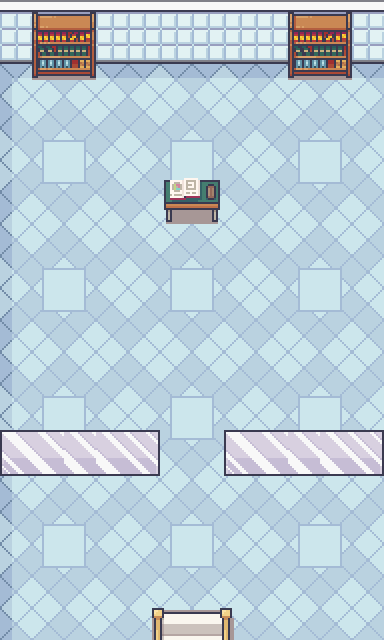

Tiled map render using the project's own tile images. Description and the map definition, with tile-layer contents summarised, below:
An orthogonal 12x20 tile map with 32x32 px tiles, 4 tile layers (Tile Layer 1, Tile Layer 2, Tile Layer 3, Above Player), 2 tilesets and 18 objects (13x event, 5x collision).

<map version="1.10" tiledversion="1.11.0" orientation="orthogonal" renderorder="right-down" compressionlevel="0" width="12" height="20" tilewidth="32" tileheight="32" infinite="0" nextlayerid="11" nextobjectid="73">
 <properties>
  <property name="edges" value="clamped" />
  <property name="inside" type="bool" value="true" />
  <property name="map_type" value="notype" />
  <property name="scenario" value="spyder" />
  <property name="slug" value="hospital3" />
 </properties>
 <tileset firstgid="1" name="Interiors_16x16" tilewidth="32" tileheight="32" tilecount="2592" columns="16">
  <image source="../gfx/tilesets/Interiors_16x16.png" width="512" height="5184" />
 </tileset>
 <tileset firstgid="2593" name="Tilesets_16x16" tilewidth="32" tileheight="32" tilecount="1760" columns="40">
  <image source="../gfx/tilesets/Tilesets_16x16.png" width="1280" height="1408" />
 </tileset>
 <layer id="1" name="Tile Layer 1" width="12" height="20">
  <data>[240 cells, 240 non-empty, 17 distinct tile ids]</data>
 </layer>
 <layer id="2" name="Tile Layer 2" width="12" height="20">
  <data>[240 cells, 16 non-empty, 9 distinct tile ids]</data>
 </layer>
 <layer id="3" name="Tile Layer 3" width="12" height="20">
  <data>[240 cells, 12 non-empty, 6 distinct tile ids]</data>
 </layer>
 <layer id="4" name="Above Player" width="12" height="20">
  <data>[240 cells, 12 non-empty, 5 distinct tile ids]</data>
 </layer>
 <objectgroup color="#ff0000" id="3" name="Collisions">
  <object id="32" type="collision" x="0" y="32" width="384" height="32" />
  <object id="33" type="collision" x="0" y="448" width="160" height="32" />
  <object id="63" type="collision" x="224" y="448" width="160" height="32" />
  <object id="65" type="collision" x="160" y="192" width="64" height="32" />
  <object id="69" type="collision" x="160" y="448" width="64" height="32">
   <properties>
    <property name="key" value="screen" />
   </properties>
  </object>
 </objectgroup>
 <objectgroup color="#ffff00" id="4" name="Events">
  <object id="35" name="Stop!" type="event" x="160" y="480" width="32" height="32">
   <properties>
    <property name="act1" value="char_stop player" />
    <property name="act2" value="translated_dialog spyder_hospital_warning1" />
    <property name="act3" value="pathfind player,5,16" />
    <property name="cond1" value="is char_at player" />
    <property name="cond2" value="not has_item player,aardant" />
   </properties>
  </object>
  <object id="36" name="Create Nurse" type="event" x="320" y="576" width="32" height="32">
   <properties>
    <property name="act1" value="create_npc spyder_hospital1_audie,10,18" />
    <property name="act2" value="char_face spyder_hospital1_audie,left" />
    <property name="cond1" value="not char_exists spyder_hospital1_audie" />
   </properties>
  </object>
  <object id="37" name="Talk Nurse" type="event" x="320" y="544" width="32" height="32">
   <properties>
    <property name="act1" value="translated_dialog spyder_hospital_nurse1" />
    <property name="behav1" value="talk spyder_hospital1_audie" />
   </properties>
  </object>
  <object id="41" name="Stop! 2" type="event" x="160" y="480" width="32" height="32">
   <properties>
    <property name="act1" value="char_stop player" />
    <property name="act2" value="translated_dialog spyder_hospital_warning2" />
    <property name="act3" value="pathfind player,5,14" />
    <property name="cond1" value="is char_at player" />
    <property name="cond2" value="is has_item player,aardant" />
    <property name="cond3" value="not variable_set hospitalcure:yes" />
   </properties>
  </object>
  <object id="44" name="Stop!" type="event" x="192" y="480" width="32" height="32">
   <properties>
    <property name="act1" value="char_stop player" />
    <property name="act2" value="translated_dialog spyder_hospital_warning1" />
    <property name="act3" value="pathfind player,6,16" />
    <property name="cond1" value="is char_at player" />
    <property name="cond2" value="not has_item player,aardant" />
   </properties>
  </object>
  <object id="45" name="Stop! 2" type="event" x="192" y="480" width="32" height="32">
   <properties>
    <property name="act1" value="char_stop player" />
    <property name="act2" value="translated_dialog spyder_hospital_warning2" />
    <property name="act3" value="pathfind player,6,14" />
    <property name="cond1" value="is char_at player" />
    <property name="cond2" value="is has_item player,aardant" />
    <property name="cond3" value="not variable_set hospitalcure:yes" />
   </properties>
  </object>
  <object id="56" name="Environment" type="event" x="0" y="0" width="32" height="32">
   <properties>
    <property name="act1" value="set_environment interior" />
    <property name="cond1" value="not environment_is interior" />
   </properties>
  </object>
  <object id="57" name="Music" type="event" x="32" y="0" width="32" height="32">
   <properties>
    <property name="act1" value="play_music music_cathedral_theme" />
    <property name="cond1" value="not music_playing music_cathedral_theme" />
   </properties>
  </object>
  <object id="58" name="2nd floor1" type="event" x="160" y="608" width="32" height="32">
   <properties>
    <property name="act1" value="transition_teleport player,spyder_candy_hospital2.tmx,17,2,0.3" />
    <property name="cond1" value="is char_at player" />
    <property name="cond2" value="is char_facing player,down" />
   </properties>
  </object>
  <object id="59" name="2nd floor2" type="event" x="192" y="608" width="32" height="32">
   <properties>
    <property name="act1" value="transition_teleport player,spyder_candy_hospital2.tmx,18,2,0.3" />
    <property name="cond1" value="is char_at player" />
    <property name="cond2" value="is char_facing player,down" />
   </properties>
  </object>
  <object id="62" name="The cure!" type="event" x="160" y="192" width="64" height="32">
   <properties>
    <property name="act20" value="translated_dialog spyder_hospital_cure1" />
    <property name="act30" value="set_variable hospitalcure:yes" />
    <property name="act40" value="create_npc spyder_billie,4,12" />
    <property name="act45" value="pathfind spyder_billie,5,8" />
    <property name="act50" value="translated_dialog spyder_hospital_billie1" />
    <property name="act51" value="add_monster billie_choice,45,spyder_billie,5,10" />
    <property name="act52" value="set_monster_attribute add_monster,gender,male" />
    <property name="act53" value="add_monster cardinale,45,spyder_billie,5,10" />
    <property name="act54" value="set_monster_attribute add_monster,gender,female" />
    <property name="act55" value="add_monster eyesore,45,spyder_billie,5,10" />
    <property name="act56" value="set_monster_attribute add_monster,gender,female" />
    <property name="act57" value="add_monster viviphyta,45,spyder_billie,5,10" />
    <property name="act58" value="set_monster_attribute add_monster,gender,male" />
    <property name="act60" value="start_battle player,spyder_billie" />
    <property name="act61" value="translated_dialog spyder_hospital_billie2" />
    <property name="act62" value="char_plague spyderbite,inoculated" />
    <property name="cond1" value="is char_facing_tile player" />
    <property name="cond2" value="is button_pressed INTERACT" />
    <property name="cond3" value="not variable_set hospitalcure:yes" />
   </properties>
  </object>
  <object id="66" name="Create Screen1" type="event" x="160" y="448" width="32" height="32">
   <properties>
    <property name="act1" value="create_npc spyder_screen,5,14" />
    <property name="cond1" value="not char_exists spyder_screen" />
    <property name="cond2" value="not has_item player,aardant" />
   </properties>
  </object>
  </objectgroup>
</map>
<!-- 1 of 18 objects omitted -->
